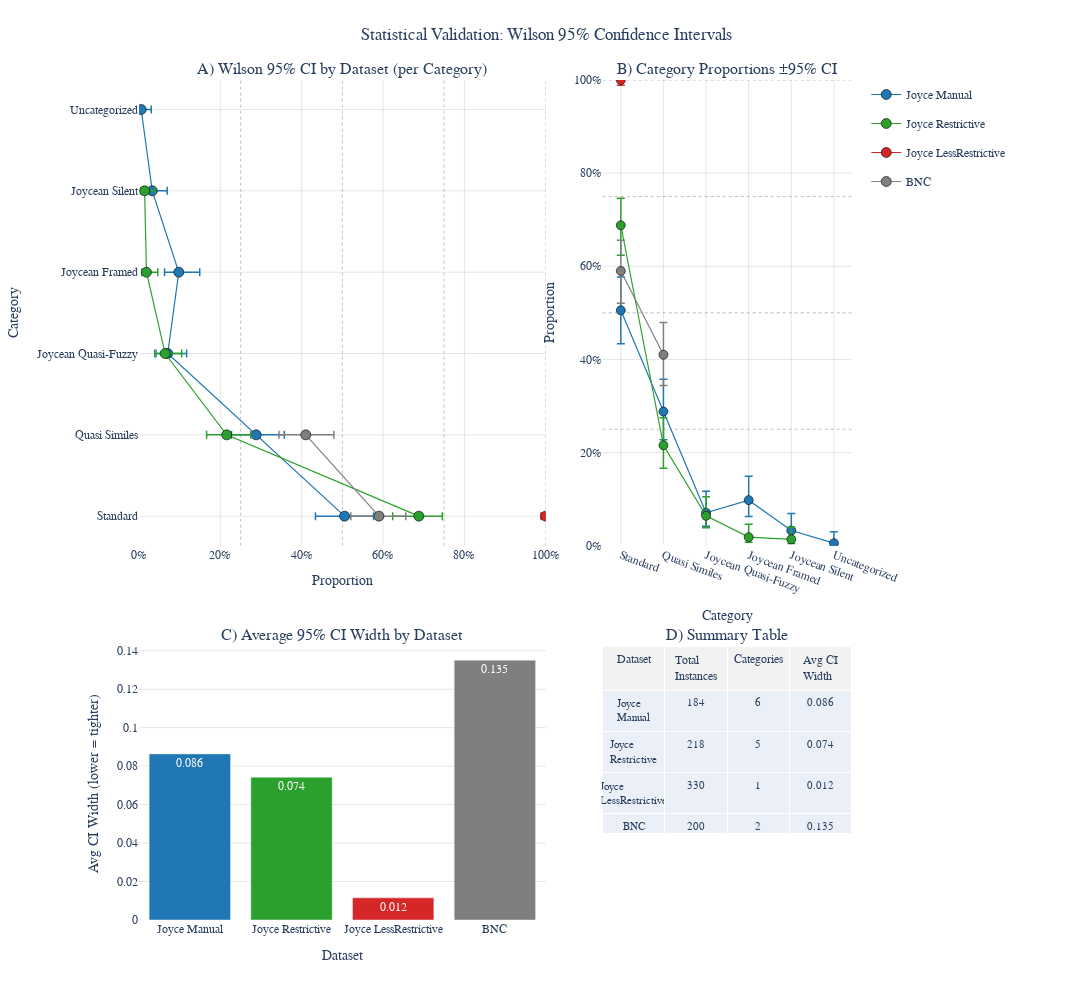

Notebook code for this chart:
### Code cell
# =============================================================================
# Wilson Score Confidence Intervals — Clean 4-panel Dashboard (improved visuals)
# =============================================================================
import os
import numpy as np
import pandas as pd
from scipy import stats
import plotly.graph_objects as go
from plotly.subplots import make_subplots

# 1) Load the dataset (force to comprehensive_linguistic_analysis.csv only)
def _latest_df():
    p = "comprehensive_linguistic_analysis.csv"
    if os.path.exists(p):
        df = pd.read_csv(p)
        print(f"Loaded dataset from disk: {p} ({len(df)} rows)")
        return df
    raise FileNotFoundError("comprehensive_linguistic_analysis.csv not found. Please upload or generate it.")

df_src = _latest_df()

# 2) Canonicalize dataset & categories
if "Original_Dataset" not in df_src.columns or "Category_Framework" not in df_src.columns:
    raise RuntimeError("Dataset missing required columns: 'Original_Dataset' and/or 'Category_Framework'.")

DATASET_MAP = {
    "Manual_CloseReading": "Joyce_Manual",
    "Restrictive_Dubliners": "Joyce_Restrictive",
    "NLP_LessRestrictive_PG": "Joyce_LessRestrictive",
    "BNC_Baseline": "BNC",
}
CAT_MAP = {
    "Quasi_Similes": "Quasi Similes",
    "Joycean_Quasi": "Quasi Similes",
    "Joycean_Framed": "Joycean Framed",
    "Joycean_Silent": "Joycean Silent",
    "Joycean_Quasi_Fuzzy": "Joycean Quasi-Fuzzy",
    "Standard": "Standard",
    "Uncategorized": "Uncategorized",
}

df_src["Dataset"] = df_src["Original_Dataset"].map(DATASET_MAP).fillna("Unknown")
df_src["Category_Display"] = df_src["Category_Framework"].map(
    lambda x: CAT_MAP.get(str(x), str(x).replace("_", " ").title())
)
df_src = df_src.dropna(subset=["Dataset", "Category_Display"]).copy()

ORDER_DS = ["Joyce_Manual", "Joyce_Restrictive", "Joyce_LessRestrictive", "BNC"]
present_ds = [d for d in ORDER_DS if d in df_src["Dataset"].unique().tolist()]
if not present_ds:
    present_ds = sorted(df_src["Dataset"].dropna().unique().tolist())

COLORS = {
    "Joyce_Manual": "#1f77b4",
    "Joyce_Restrictive": "#2ca02c",
    "Joyce_LessRestrictive": "#d62728",
    "BNC": "#7f7f7f",
}

# 3) Wilson intervals
def _wilson_table(df):
    z = stats.norm.ppf(0.975)  # 95%
    rows = []
    for ds_name in present_ds:
        sub = df[df["Dataset"] == ds_name]
        n = len(sub)
        if n == 0:
            continue
        counts = sub["Category_Display"].value_counts()
        for cat, k in counts.items():
            p = k / n
            denom = 1 + (z*z)/n
            center = (p + (z*z)/(2*n)) / denom
            width  = z * np.sqrt(p*(1-p)/n + (z*z)/(4*n*n)) / denom
            lo, hi = max(0.0, center - width), min(1.0, center + width)
            rows.append({
                "Dataset": ds_name, "Category": cat,
                "Proportion": p, "Lower_CI": lo, "Upper_CI": hi,
                "Count": int(k), "Total": int(n), "Interval_Width": hi - lo
            })
    return pd.DataFrame(rows)

intervals = _wilson_table(df_src)
if intervals.empty:
    raise RuntimeError("Could not compute Wilson intervals — empty table.")

cat_order = df_src["Category_Display"].value_counts().index.tolist()
cat_order = [c for c in cat_order if c in intervals["Category"].unique()]

# 4) Build figure
fig = make_subplots(
    rows=2, cols=2,
    subplot_titles=(
        "A) Wilson 95% CI by Dataset (per Category)",
        "B) Category Proportions ±95% CI",
        "C) Average 95% CI Width by Dataset",
        "D) Summary Table",
    ),
    specs=[[{"type": "scatter"}, {"type": "scatter"}],
           [{"type": "bar"}, {"type": "table"}]],
    column_widths=[0.62, 0.38],
    row_heights=[0.63, 0.37],
    horizontal_spacing=0.08,
    vertical_spacing=0.12
)

# Panel A — horizontal error bars
for ds_name in present_ds:
    dset = intervals[intervals["Dataset"] == ds_name].set_index("Category").reindex(cat_order)
    fig.add_trace(
        go.Scatter(
            x=dset["Proportion"],
            y=[c.replace(" ", "\n") for c in dset.index],
            mode="markers+lines",
            line=dict(color=COLORS.get(ds_name, "#666"), width=1.2),
            marker=dict(size=10, color=COLORS.get(ds_name, "#666"),
                        line=dict(width=1, color="rgba(0,0,0,0.6)")),
            error_x=dict(
                type="data", symmetric=False,
                array=(dset["Upper_CI"] - dset["Proportion"]),
                arrayminus=(dset["Proportion"] - dset["Lower_CI"]),
                color=COLORS.get(ds_name, "#666"), thickness=1.5, width=4
            ),
            name=ds_name.replace("_", " "), legendgroup=ds_name
        ),
        row=1, col=1
    )
fig.update_xaxes(range=[0, 1], title_text="Proportion", tickformat=".0%", showgrid=True, gridcolor="rgba(0,0,0,0.1)", row=1, col=1)
fig.update_yaxes(title_text="Category", showgrid=True, gridcolor="rgba(0,0,0,0.1)", row=1, col=1)

# Panel B — proportions per category
for ds_name in present_ds:
    dset = intervals[intervals["Dataset"] == ds_name].set_index("Category").reindex(cat_order)
    fig.add_trace(
        go.Scatter(
            x=cat_order, y=dset["Proportion"],
            mode="markers+lines",
            line=dict(color=COLORS.get(ds_name, "#666"), width=1.2),
            marker=dict(size=9, color=COLORS.get(ds_name, "#666"),
                        line=dict(width=1, color="rgba(0,0,0,0.6)")),
            error_y=dict(
                type="data", symmetric=False,
                array=(dset["Upper_CI"] - dset["Proportion"]),
                arrayminus=(dset["Proportion"] - dset["Lower_CI"]),
                color=COLORS.get(ds_name, "#666"), thickness=1.5, width=4
            ),
            name=ds_name.replace("_", " "), legendgroup=ds_name, showlegend=False
        ),
        row=1, col=2
    )
fig.update_xaxes(title_text="Category", tickangle=20, showgrid=True, gridcolor="rgba(0,0,0,0.1)", row=1, col=2)
fig.update_yaxes(range=[0, 1], title_text="Proportion", tickformat=".0%", showgrid=True, gridcolor="rgba(0,0,0,0.1)", row=1, col=2)

# Panel C — average CI width
width_df = intervals.groupby("Dataset")["Interval_Width"].mean().reindex(present_ds).reset_index()
fig.add_trace(
    go.Bar(
        x=width_df["Dataset"].str.replace("_", " "),
        y=width_df["Interval_Width"],
        text=width_df["Interval_Width"].round(3),
        textposition="auto",
        marker_color=[COLORS.get(d, "#666") for d in width_df["Dataset"]],
        showlegend=False
    ),
    row=2, col=1
)
fig.update_xaxes(title_text="Dataset", showgrid=False, row=2, col=1)
fig.update_yaxes(title_text="Avg CI Width (lower = tighter)", showgrid=True, gridcolor="rgba(0,0,0,0.1)", row=2, col=1)

# Panel D — summary table
summary_rows = []
for ds_name in present_ds:
    sub = intervals[intervals["Dataset"] == ds_name]
    if sub.empty:
        continue
    summary_rows.append([
        ds_name.replace("_", " "),
        int(sub["Total"].iloc[0]),
        sub["Category"].nunique(),
        f"{sub['Interval_Width'].mean():.3f}"
    ])
fig.add_trace(
    go.Table(
        header=dict(values=["Dataset", "Total Instances", "Categories", "Avg CI Width"],
                    fill_color="#f2f2f2", align="center", font=dict(size=12)),
        cells=dict(values=list(zip(*summary_rows)) if summary_rows else [["—"], ["—"], ["—"], ["—"]],
                   align="center", font=dict(size=11))
    ),
    row=2, col=2
)

# --- Reference lines scoped to individual subplots ---
# Panel A (row=1,col=1): vertical lines at x={0, .25, .5, .75, 1}
for x in [0, 0.25, 0.5, 0.75, 1]:
    fig.add_shape(
        type="line",
        x0=x, x1=x, y0=0, y1=1,
        xref="x", yref="y domain",   # axis-1 is 'x'/'y'
        line=dict(color="rgba(0,0,0,0.25)", width=1, dash="dot"),
        layer="below"
    )

# Panel B (row=1,col=2): horizontal lines at y={0, .25, .5, .75, 1}
for y in [0, 0.25, 0.5, 0.75, 1]:
    fig.add_shape(
        type="line",
        x0=0, x1=1, y0=y, y1=y,
        xref="x2 domain", yref="y2",  # axis-2 is 'x2'/'y2'
        line=dict(color="rgba(0,0,0,0.25)", width=1, dash="dot"),
        layer="below"
    )

# Layout
fig.update_layout(
    title=dict(text="Statistical Validation: Wilson 95% Confidence Intervals", x=0.5),
    width=1500, height=1000,
    margin=dict(l=80, r=240, t=80, b=80),
    plot_bgcolor="white", paper_bgcolor="white",
    font=dict(size=12, family="Times New Roman"),
    legend=dict(orientation="v", x=1.02, xanchor="left", y=1, yanchor="top",
                bgcolor="rgba(255,255,255,0.8)"),
    hovermode="closest"
)

# Save & show
out_html = "complete_wilson_analysis_clean.html"
fig.write_html(out_html)
print(f"✓ Saved: {out_html}")
fig.show()

### Figure 1 — Plotly figure (JSON) as saved in the notebook; plotly's stock layout.template omitted (floating-point values rounded to 4 significant figures)
{"data": [{"error_x": {"array": [0.07139, 0.06924, 0.04646, 0.0515, 0.0367, 0.0247], "arrayminus": [0.07161, 0.06057, 0.0289, 0.03505, 0.01758, 0.004475], "color": "#1f77b4", "symmetric": false, "thickness": 1.5, "type": "data", "width": 4}, "legendgroup": "Joyce_Manual", "line": {"color": "#1f77b4", "width": 1.2}, "marker": {"color": "#1f77b4", "line": {"color": "rgba(0,0,0,0.6)", "width": 1}, "size": 10}, "mode": "markers+lines", "name": "Joyce Manual", "x": [0.5054, 0.288, 0.07065, 0.09783, 0.03261, 0.005435], "y": ["Standard", "Quasi\nSimiles", "Joycean\nQuasi-Fuzzy", "Joycean\nFramed", "Joycean\nSilent", "Uncategorized"], "type": "scatter", "xaxis": "x", "yaxis": "y"}, {"error_x": {"array": [0.05779, 0.05926, 0.04068, 0.02787, 0.02591, null], "arrayminus": [0.06431, 0.04941, 0.02558, 0.01119, 0.00907, null], "color": "#2ca02c", "symmetric": false, "thickness": 1.5, "type": "data", "width": 4}, "legendgroup": "Joyce_Restrictive", "line": {"color": "#2ca02c", "width": 1.2}, "marker": {"color": "#2ca02c", "line": {"color": "rgba(0,0,0,0.6)", "width": 1}, "size": 10}, "mode": "markers+lines", "name": "Joyce Restrictive", "x": [0.6881, 0.2156, 0.06422, 0.01835, 0.01376, null], "y": ["Standard", "Quasi\nSimiles", "Joycean\nQuasi-Fuzzy", "Joycean\nFramed", "Joycean\nSilent", "Uncategorized"], "type": "scatter", "xaxis": "x", "yaxis": "y"}, {"error_x": {"array": [-1.11e-16, null, null, null, null, null], "arrayminus": [0.01151, null, null, null, null, null], "color": "#d62728", "symmetric": false, "thickness": 1.5, "type": "data", "width": 4}, "legendgroup": "Joyce_LessRestrictive", "line": {"color": "#d62728", "width": 1.2}, "marker": {"color": "#d62728", "line": {"color": "rgba(0,0,0,0.6)", "width": 1}, "size": 10}, "mode": "markers+lines", "name": "Joyce LessRestrictive", "x": [1, null, null, null, null, null], "y": ["Standard", "Quasi\nSimiles", "Joycean\nQuasi-Fuzzy", "Joycean\nFramed", "Joycean\nSilent", "Uncategorized"], "type": "scatter", "xaxis": "x", "yaxis": "y"}, {"error_x": {"array": [0.06584, 0.06924, null, null, null, null], "arrayminus": [0.06924, 0.06584, null, null, null, null], "color": "#7f7f7f", "symmetric": false, "thickness": 1.5, "type": "data", "width": 4}, "legendgroup": "BNC", "line": {"color": "#7f7f7f", "width": 1.2}, "marker": {"color": "#7f7f7f", "line": {"color": "rgba(0,0,0,0.6)", "width": 1}, "size": 10}, "mode": "markers+lines", "name": "BNC", "x": [0.59, 0.41, null, null, null, null], "y": ["Standard", "Quasi\nSimiles", "Joycean\nQuasi-Fuzzy", "Joycean\nFramed", "Joycean\nSilent", "Uncategorized"], "type": "scatter", "xaxis": "x", "yaxis": "y"}, {"error_y": {"array": [0.07139, 0.06924, 0.04646, 0.0515, 0.0367, 0.0247], "arrayminus": [0.07161, 0.06057, 0.0289, 0.03505, 0.01758, 0.004475], "color": "#1f77b4", "symmetric": false, "thickness": 1.5, "type": "data", "width": 4}, "legendgroup": "Joyce_Manual", "line": {"color": "#1f77b4", "width": 1.2}, "marker": {"color": "#1f77b4", "line": {"color": "rgba(0,0,0,0.6)", "width": 1}, "size": 9}, "mode": "markers+lines", "name": "Joyce Manual", "showlegend": false, "x": ["Standard", "Quasi Similes", "Joycean Quasi-Fuzzy", "Joycean Framed", "Joycean Silent", "Uncategorized"], "y": [0.5054, 0.288, 0.07065, 0.09783, 0.03261, 0.005435], "type": "scatter", "xaxis": "x2", "yaxis": "y2"}, {"error_y": {"array": [0.05779, 0.05926, 0.04068, 0.02787, 0.02591, null], "arrayminus": [0.06431, 0.04941, 0.02558, 0.01119, 0.00907, null], "color": "#2ca02c", "symmetric": false, "thickness": 1.5, "type": "data", "width": 4}, "legendgroup": "Joyce_Restrictive", "line": {"color": "#2ca02c", "width": 1.2}, "marker": {"color": "#2ca02c", "line": {"color": "rgba(0,0,0,0.6)", "width": 1}, "size": 9}, "mode": "markers+lines", "name": "Joyce Restrictive", "showlegend": false, "x": ["Standard", "Quasi Similes", "Joycean Quasi-Fuzzy", "Joycean Framed", "Joycean Silent", "Uncategorized"], "y": [0.6881, 0.2156, 0.06422, 0.01835, 0.01376, null], "type": "scatter", "xaxis": "x2", "yaxis": "y2"}, {"error_y": {"array": [-1.11e-16, null, null, null, null, null], "arrayminus": [0.01151, null, null, null, null, null], "color": "#d62728", "symmetric": false, "thickness": 1.5, "type": "data", "width": 4}, "legendgroup": "Joyce_LessRestrictive", "line": {"color": "#d62728", "width": 1.2}, "marker": {"color": "#d62728", "line": {"color": "rgba(0,0,0,0.6)", "width": 1}, "size": 9}, "mode": "markers+lines", "name": "Joyce LessRestrictive", "showlegend": false, "x": ["Standard", "Quasi Similes", "Joycean Quasi-Fuzzy", "Joycean Framed", "Joycean Silent", "Uncategorized"], "y": [1, null, null, null, null, null], "type": "scatter", "xaxis": "x2", "yaxis": "y2"}, {"error_y": {"array": [0.06584, 0.06924, null, null, null, null], "arrayminus": [0.06924, 0.06584, null, null, null, null], "color": "#7f7f7f", "symmetric": false, "thickness": 1.5, "type": "data", "width": 4}, "legendgroup": "BNC", "line": {"color": "#7f7f7f", "width": 1.2}, "marker": {"color": "#7f7f7f", "line": {"color": "rgba(0,0,0,0.6)", "width": 1}, "size": 9}, "mode": "markers+lines", "name": "BNC", "showlegend": false, "x": ["Standard", "Quasi Similes", "Joycean Quasi-Fuzzy", "Joycean Framed", "Joycean Silent", "Uncategorized"], "y": [0.59, 0.41, null, null, null, null], "type": "scatter", "xaxis": "x2", "yaxis": "y2"}, {"marker": {"color": ["#1f77b4", "#2ca02c", "#d62728", "#7f7f7f"]}, "showlegend": false, "text": [0.086, 0.074, 0.012, 0.135], "textposition": "auto", "x": ["Joyce Manual", "Joyce Restrictive", "Joyce LessRestrictive", "BNC"], "y": [0.08636, 0.07422, 0.01151, 0.1351], "type": "bar", "xaxis": "x3", "yaxis": "y3"}, {"cells": {"align": "center", "font": {"size": 11}, "values": [["Joyce Manual", "Joyce Restrictive", "Joyce LessRestrictive", "BNC"], [184, 218, 330, 200], [6, 5, 1, 2], ["0.086", "0.074", "0.012", "0.135"]]}, "header": {"align": "center", "fill": {"color": "#f2f2f2"}, "font": {"size": 12}, "values": ["Dataset", "Total Instances", "Categories", "Avg CI Width"]}, "type": "table", "domain": {"x": [0.6504, 1], "y": [0, 0.3256]}}], "layout": {"xaxis": {"anchor": "y", "domain": [0, 0.5704], "title": {"text": "Proportion"}, "range": [0, 1], "tickformat": ".0%", "showgrid": true, "gridcolor": "rgba(0,0,0,0.1)"}, "yaxis": {"anchor": "x", "domain": [0.4456, 1], "title": {"text": "Category"}, "showgrid": true, "gridcolor": "rgba(0,0,0,0.1)"}, "xaxis2": {"anchor": "y2", "domain": [0.6504, 1], "title": {"text": "Category"}, "tickangle": 20, "showgrid": true, "gridcolor": "rgba(0,0,0,0.1)"}, "yaxis2": {"anchor": "x2", "domain": [0.4456, 1], "title": {"text": "Proportion"}, "range": [0, 1], "tickformat": ".0%", "showgrid": true, "gridcolor": "rgba(0,0,0,0.1)"}, "xaxis3": {"anchor": "y3", "domain": [0, 0.5704], "title": {"text": "Dataset"}, "showgrid": false}, "yaxis3": {"anchor": "x3", "domain": [0, 0.3256], "title": {"text": "Avg CI Width (lower = tighter)"}, "showgrid": true, "gridcolor": "rgba(0,0,0,0.1)"}, "annotations": [{"font": {"size": 16}, "showarrow": false, "text": "A) Wilson 95% CI by Dataset (per Category)", "x": 0.2852, "xanchor": "center", "xref": "paper", "y": 1, "yanchor": "bottom", "yref": "paper"}, {"font": {"size": 16}, "showarrow": false, "text": "B) Category Proportions ±95% CI", "x": 0.8252, "xanchor": "center", "xref": "paper", "y": 1, "yanchor": "bottom", "yref": "paper"}, {"font": {"size": 16}, "showarrow": false, "text": "C) Average 95% CI Width by Dataset", "x": 0.2852, "xanchor": "center", "xref": "paper", "y": 0.3256, "yanchor": "bottom", "yref": "paper"}, {"font": {"size": 16}, "showarrow": false, "text": "D) Summary Table", "x": 0.8252, "xanchor": "center", "xref": "paper", "y": 0.3256, "yanchor": "bottom", "yref": "paper"}], "shapes": [{"layer": "below", "line": {"color": "rgba(0,0,0,0.25)", "dash": "dot", "width": 1}, "type": "line", "x0": 0, "x1": 0, "xref": "x", "y0": 0, "y1": 1, "yref": "y domain"}, {"layer": "below", "line": {"color": "rgba(0,0,0,0.25)", "dash": "dot", "width": 1}, "type": "line", "x0": 0.25, "x1": 0.25, "xref": "x", "y0": 0, "y1": 1, "yref": "y domain"}, {"layer": "below", "line": {"color": "rgba(0,0,0,0.25)", "dash": "dot", "width": 1}, "type": "line", "x0": 0.5, "x1": 0.5, "xref": "x", "y0": 0, "y1": 1, "yref": "y domain"}, {"layer": "below", "line": {"color": "rgba(0,0,0,0.25)", "dash": "dot", "width": 1}, "type": "line", "x0": 0.75, "x1": 0.75, "xref": "x", "y0": 0, "y1": 1, "yref": "y domain"}, {"layer": "below", "line": {"color": "rgba(0,0,0,0.25)", "dash": "dot", "width": 1}, "type": "line", "x0": 1, "x1": 1, "xref": "x", "y0": 0, "y1": 1, "yref": "y domain"}, {"layer": "below", "line": {"color": "rgba(0,0,0,0.25)", "dash": "dot", "width": 1}, "type": "line", "x0": 0, "x1": 1, "xref": "x2 domain", "y0": 0, "y1": 0, "yref": "y2"}, {"layer": "below", "line": {"color": "rgba(0,0,0,0.25)", "dash": "dot", "width": 1}, "type": "line", "x0": 0, "x1": 1, "xref": "x2 domain", "y0": 0.25, "y1": 0.25, "yref": "y2"}, {"layer": "below", "line": {"color": "rgba(0,0,0,0.25)", "dash": "dot", "width": 1}, "type": "line", "x0": 0, "x1": 1, "xref": "x2 domain", "y0": 0.5, "y1": 0.5, "yref": "y2"}, {"layer": "below", "line": {"color": "rgba(0,0,0,0.25)", "dash": "dot", "width": 1}, "type": "line", "x0": 0, "x1": 1, "xref": "x2 domain", "y0": 0.75, "y1": 0.75, "yref": "y2"}, {"layer": "below", "line": {"color": "rgba(0,0,0,0.25)", "dash": "dot", "width": 1}, "type": "line", "x0": 0, "x1": 1, "xref": "x2 domain", "y0": 1, "y1": 1, "yref": "y2"}], "title": {"text": "Statistical Validation: Wilson 95% Confidence Intervals", "x": 0.5}, "margin": {"l": 80, "r": 240, "t": 80, "b": 80}, "font": {"size": 12, "family": "Times New Roman"}, "legend": {"orientation": "v", "x": 1.02, "xanchor": "left", "y": 1, "yanchor": "top", "bgcolor": "rgba(255,255,255,0.8)"}, "width": 1500, "height": 1000, "plot_bgcolor": "white", "paper_bgcolor": "white", "hovermode": "closest"}}
